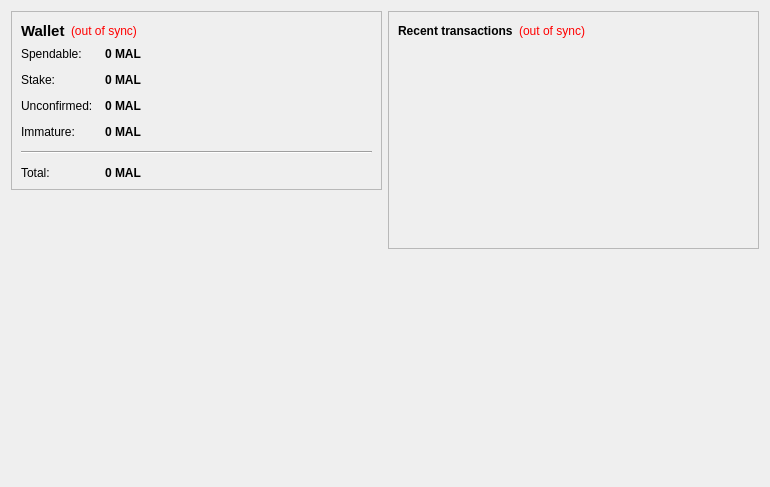
<?xml version="1.0" encoding="UTF-8"?>
<ui version="4.0">
 <class>OverviewPage</class>
 <widget class="QWidget" name="OverviewPage">
  <property name="geometry">
   <rect>
    <x>0</x>
    <y>0</y>
    <width>770</width>
    <height>487</height>
   </rect>
  </property>
  <property name="windowTitle">
   <string>Form</string>
  </property>
  <layout class="QHBoxLayout" name="horizontalLayout" stretch="1,1">
   <item>
    <layout class="QVBoxLayout" name="verticalLayout_2">
     <item>
      <widget class="QFrame" name="frame">
       <property name="frameShape">
        <enum>QFrame::StyledPanel</enum>
       </property>
       <property name="frameShadow">
        <enum>QFrame::Raised</enum>
       </property>
       <layout class="QVBoxLayout" name="verticalLayout_4">
        <item>
         <layout class="QHBoxLayout" name="horizontalLayout_4">
          <item>
           <widget class="QLabel" name="label_5">
            <property name="font">
             <font>
              <pointsize>11</pointsize>
              <weight>75</weight>
              <bold>true</bold>
             </font>
            </property>
            <property name="text">
             <string>Wallet</string>
            </property>
           </widget>
          </item>
          <item>
           <widget class="QLabel" name="labelWalletStatus">
            <property name="toolTip">
             <string>The displayed information may be out of date. Your wallet automatically synchronizes with the testcoin network after a connection is established, but this process has not completed yet.</string>
            </property>
            <property name="styleSheet">
             <string notr="true">QLabel { color: red; }</string>
            </property>
            <property name="text">
             <string notr="true">(out of sync)</string>
            </property>
            <property name="alignment">
             <set>Qt::AlignLeading|Qt::AlignLeft|Qt::AlignVCenter</set>
            </property>
           </widget>
          </item>
          <item>
           <spacer name="horizontalSpacer_2">
            <property name="orientation">
             <enum>Qt::Horizontal</enum>
            </property>
            <property name="sizeHint" stdset="0">
             <size>
              <width>40</width>
              <height>20</height>
             </size>
            </property>
           </spacer>
          </item>
         </layout>
        </item>
        <item>
         <layout class="QFormLayout" name="formLayout_2">
          <property name="fieldGrowthPolicy">
           <enum>QFormLayout::AllNonFixedFieldsGrow</enum>
          </property>
          <property name="horizontalSpacing">
           <number>12</number>
          </property>
          <property name="verticalSpacing">
           <number>12</number>
          </property>
          <item row="0" column="0">
           <widget class="QLabel" name="label">
            <property name="text">
             <string>Spendable:</string>
            </property>
           </widget>
          </item>
          <item row="0" column="1">
           <widget class="QLabel" name="labelBalance">
            <property name="font">
             <font>
              <weight>75</weight>
              <bold>true</bold>
             </font>
            </property>
            <property name="cursor">
             <cursorShape>IBeamCursor</cursorShape>
            </property>
            <property name="toolTip">
             <string>Your current spendable balance</string>
            </property>
            <property name="text">
             <string notr="true">0 MAL</string>
            </property>
            <property name="textInteractionFlags">
             <set>Qt::LinksAccessibleByMouse|Qt::TextSelectableByKeyboard|Qt::TextSelectableByMouse</set>
            </property>
           </widget>
          </item>
          <item row="1" column="0">
           <widget class="QLabel" name="label_6">
            <property name="text">
             <string>Stake:</string>
            </property>
           </widget>
          </item>
          <item row="1" column="1">
           <widget class="QLabel" name="labelStake">
            <property name="font">
             <font>
              <weight>75</weight>
              <bold>true</bold>
             </font>
            </property>
            <property name="cursor">
             <cursorShape>IBeamCursor</cursorShape>
            </property>
            <property name="toolTip">
             <string>Total of coins that was staked, and do not yet count toward the current balance</string>
            </property>
            <property name="text">
             <string notr="true">0 MAL</string>
            </property>
            <property name="textInteractionFlags">
             <set>Qt::LinksAccessibleByMouse|Qt::TextSelectableByKeyboard|Qt::TextSelectableByMouse</set>
            </property>
           </widget>
          </item>
          <item row="2" column="0">
           <widget class="QLabel" name="label_3">
            <property name="text">
             <string>Unconfirmed:</string>
            </property>
           </widget>
          </item>
          <item row="2" column="1">
           <widget class="QLabel" name="labelUnconfirmed">
            <property name="font">
             <font>
              <weight>75</weight>
              <bold>true</bold>
             </font>
            </property>
            <property name="cursor">
             <cursorShape>IBeamCursor</cursorShape>
            </property>
            <property name="toolTip">
             <string>Total of transactions that have yet to be confirmed, and do not yet count toward the current balance</string>
            </property>
            <property name="text">
             <string notr="true">0 MAL</string>
            </property>
            <property name="textInteractionFlags">
             <set>Qt::LinksAccessibleByMouse|Qt::TextSelectableByKeyboard|Qt::TextSelectableByMouse</set>
            </property>
           </widget>
          </item>
          <item row="3" column="0">
           <widget class="QLabel" name="labelImmatureText">
            <property name="text">
             <string>Immature:</string>
            </property>
           </widget>
          </item>
          <item row="3" column="1">
           <widget class="QLabel" name="labelImmature">
            <property name="font">
             <font>
              <weight>75</weight>
              <bold>true</bold>
             </font>
            </property>
            <property name="toolTip">
             <string>Mined balance that has not yet matured</string>
            </property>
            <property name="text">
             <string notr="true">0 MAL</string>
            </property>
            <property name="textInteractionFlags">
             <set>Qt::LinksAccessibleByMouse|Qt::TextSelectableByKeyboard|Qt::TextSelectableByMouse</set>
            </property>
           </widget>
          </item>
          <item row="4" column="0" colspan="2">
           <widget class="Line" name="line">
            <property name="orientation">
             <enum>Qt::Horizontal</enum>
            </property>
           </widget>
          </item>
          <item row="5" column="0">
           <widget class="QLabel" name="labelTotalText">
            <property name="text">
             <string>Total:</string>
            </property>
           </widget>
          </item>
          <item row="5" column="1">
           <widget class="QLabel" name="labelTotal">
            <property name="font">
             <font>
              <weight>75</weight>
              <bold>true</bold>
             </font>
            </property>
            <property name="cursor">
             <cursorShape>IBeamCursor</cursorShape>
            </property>
            <property name="toolTip">
             <string>Your current total balance</string>
            </property>
            <property name="text">
             <string notr="true">0 MAL</string>
            </property>
            <property name="textInteractionFlags">
             <set>Qt::LinksAccessibleByMouse|Qt::TextSelectableByKeyboard|Qt::TextSelectableByMouse</set>
            </property>
           </widget>
          </item>
         </layout>
        </item>
       </layout>
      </widget>
     </item>
     <item>
      <spacer name="verticalSpacer">
       <property name="orientation">
        <enum>Qt::Vertical</enum>
       </property>
       <property name="sizeHint" stdset="0">
        <size>
         <width>20</width>
         <height>40</height>
        </size>
       </property>
      </spacer>
     </item>
     <item>
      <widget class="QLabel" name="label_2">
       <property name="autoFillBackground">
        <bool>true</bool>
       </property>
       <property name="text">
        <string/>
       </property>
       <property name="pixmap">
        <pixmap resource="../bitcoin.qrc">:/icons/drmbg</pixmap>
       </property>
       <property name="scaledContents">
        <bool>false</bool>
       </property>
       <property name="margin">
        <number>0</number>
       </property>
      </widget>
     </item>
    </layout>
   </item>
   <item>
    <layout class="QVBoxLayout" name="verticalLayout_3">
     <item>
      <widget class="QFrame" name="frame_2">
       <property name="frameShape">
        <enum>QFrame::StyledPanel</enum>
       </property>
       <property name="frameShadow">
        <enum>QFrame::Raised</enum>
       </property>
       <layout class="QVBoxLayout" name="verticalLayout">
        <item>
         <layout class="QHBoxLayout" name="horizontalLayout_2">
          <item>
           <widget class="QLabel" name="label_4">
            <property name="text">
             <string>&lt;b&gt;Recent transactions&lt;/b&gt;</string>
            </property>
           </widget>
          </item>
          <item>
           <widget class="QLabel" name="labelTransactionsStatus">
            <property name="toolTip">
             <string>The displayed information may be out of date. Your wallet automatically synchronizes with the testcoin network after a connection is established, but this process has not completed yet.</string>
            </property>
            <property name="styleSheet">
             <string notr="true">QLabel { color: red; }</string>
            </property>
            <property name="text">
             <string notr="true">(out of sync)</string>
            </property>
            <property name="alignment">
             <set>Qt::AlignRight|Qt::AlignTrailing|Qt::AlignVCenter</set>
            </property>
           </widget>
          </item>
          <item>
           <spacer name="horizontalSpacer">
            <property name="orientation">
             <enum>Qt::Horizontal</enum>
            </property>
            <property name="sizeHint" stdset="0">
             <size>
              <width>40</width>
              <height>20</height>
             </size>
            </property>
           </spacer>
          </item>
         </layout>
        </item>
        <item>
         <widget class="QListView" name="listTransactions">
          <property name="styleSheet">
           <string notr="true">QListView { background: transparent; }</string>
          </property>
          <property name="frameShape">
           <enum>QFrame::NoFrame</enum>
          </property>
          <property name="verticalScrollBarPolicy">
           <enum>Qt::ScrollBarAlwaysOff</enum>
          </property>
          <property name="horizontalScrollBarPolicy">
           <enum>Qt::ScrollBarAlwaysOff</enum>
          </property>
          <property name="selectionMode">
           <enum>QAbstractItemView::NoSelection</enum>
          </property>
         </widget>
        </item>
       </layout>
      </widget>
     </item>
     <item>
      <spacer name="verticalSpacer_2">
       <property name="orientation">
        <enum>Qt::Vertical</enum>
       </property>
       <property name="sizeHint" stdset="0">
        <size>
         <width>20</width>
         <height>40</height>
        </size>
       </property>
      </spacer>
     </item>
    </layout>
   </item>
  </layout>
 </widget>
 <resources/>
 <connections/>
</ui>
